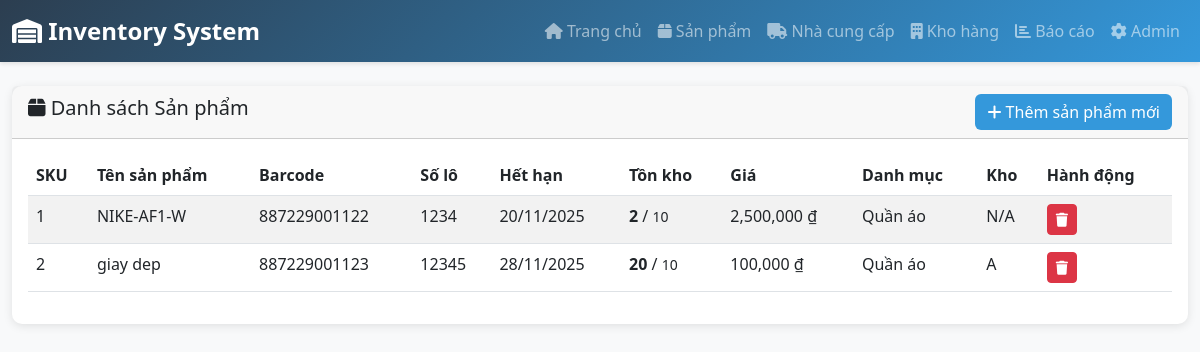
Page /products on the committed database.
### app.py (models this page shows)
class Product(db.Model):
    id = db.Column(db.Integer, primary_key=True)
    sku = db.Column(db.String(50), unique=True, nullable=False)
    barcode = db.Column(db.String(100), unique=True)
    name = db.Column(db.String(200), nullable=False)
    description = db.Column(db.Text)
    quantity = db.Column(db.Integer, default=0)
    min_stock = db.Column(db.Integer, default=10)
    price = db.Column(db.Float, default=0)
    category_id = db.Column(db.Integer, db.ForeignKey('category.id'))
    supplier_id = db.Column(db.Integer, db.ForeignKey('supplier.id'))
    warehouse_id = db.Column(db.Integer, db.ForeignKey('warehouse.id'))
    created_at = db.Column(db.DateTime, default=datetime.utcnow)
    transactions = db.relationship('Transaction', backref='product', lazy=True)
    batch_number = db.Column(db.String(100), nullable=True)
    expiry_date = db.Column(db.DateTime, nullable=True)

class Category(db.Model):
    id = db.Column(db.Integer, primary_key=True)
    name = db.Column(db.String(100), nullable=False)
    products = db.relationship('Product', backref='category', lazy=True)

class Warehouse(db.Model):
    id = db.Column(db.Integer, primary_key=True)
    name = db.Column(db.String(100), nullable=False)
    location = db.Column(db.String(200))
    products = db.relationship('Product', backref='warehouse', lazy=True)

### app.py (the view)
@app.route('/products')
def products():
    products = Product.query.all()
    categories = Category.query.all()
    suppliers = Supplier.query.all()
    warehouses = Warehouse.query.all()
    return render_template('products.html',
                         products=products,
                         categories=categories,
                         suppliers=suppliers,
                         warehouses=warehouses)

### templates/products.html (shortened to what this page needs)
{% extends "base.html" %}
{% block content %}
<div class="row mb-3">
    <div class="col">
        <div class="card">
            <div class="card-header d-flex justify-content-between align-items-center">
                <h5><i class="fas fa-box"></i> Danh sách Sản phẩm</h5>
                <button class="btn btn-primary" data-bs-toggle="modal" data-bs-target="#addProductModal">
                    <i class="fas fa-plus"></i> Thêm sản phẩm mới
                </button>
            </div>
            <div class="card-body">
                <div class="table-responsive">
                    <table class="table table-striped table-hover">
                        <thead>
                            <tr>
                                <th>SKU</th>
                                <th>Tên sản phẩm</th>
                                <th>Barcode</th>
                                <th>Số lô</th>
                                <th>Hết hạn</th>
                                <th>Tồn kho</th>
                                <th>Giá</th>
                                <th>Danh mục</th>
                                <th>Kho</th>
                                <th>Hành động</th>
                            </tr>
                        </thead>
                        <tbody>
                            {% for p in products %}
                            <tr class="{% if p.quantity <= p.min_stock %}low-stock{% endif %}">
                                <td>{{ p.sku }}</td>
                                <td>{{ p.name }}</td>
                                <td>{{ p.barcode or 'N/A' }}</td>
                                <td>{{ p.batch_number or 'N/A' }}</td>
                                <td>{{ p.expiry_date.strftime('%d/%m/%Y') if p.expiry_date else 'N/A' }}</td>
                                <td><strong>{{ p.quantity }}</strong> / <small>{{ p.min_stock }}</small></td>
                                <td>{{ "{:,.0f} ₫".format(p.price) }}</td>
                                <td>{{ p.category.name if p.category else 'N/A' }}</td>
                                <td>{{ p.warehouse.name if p.warehouse else 'N/A' }}</td>
                                <td>
                                    <a href="{{ url_for('delete_product', id=p.id) }}" class="btn btn-sm btn-danger" onclick="return confirm('Bạn có chắc muốn xóa sản phẩm này?')">
                                        <i class="fas fa-trash"></i>
                                    </a>
                                    </td>
                            </tr>
                            {% endfor %}
                        </tbody>
                    </table>
                </div>
            </div>
        </div>
    </div>
</div>
{% endblock %}

### templates/base.html (shortened to what this page needs)
<!DOCTYPE html>
<html lang="vi">
<head>
    <link href="https://cdn.jsdelivr.net/npm/bootstrap@5.3.0/dist/css/bootstrap.min.css" rel="stylesheet">
    <link rel="stylesheet" href="https://cdnjs.cloudflare.com/ajax/libs/font-awesome/6.4.0/css/all.min.css">
</head>
<body>
    <nav class="navbar navbar-expand-lg navbar-dark">
        <div class="container-fluid">
            <a class="navbar-brand" href="{{ url_for('index') }}">
                <i class="fas fa-warehouse"></i> Inventory System
            </a>
            <div class="collapse navbar-collapse" id="navbarNav">
                <ul class="navbar-nav ms-auto">
                    <li class="nav-item">
                        <a class="nav-link" href="{{ url_for('index') }}">
                            <i class="fas fa-home"></i> Trang chủ
                        </a>
                    </li>
                    <li class="nav-item">
                        <a class="nav-link" href="{{ url_for('products') }}">
                            <i class="fas fa-box"></i> Sản phẩm
                        </a>
                    </li>
                    <li class="nav-item">
                        <a class="nav-link" href="{{ url_for('suppliers') }}">
                            <i class="fas fa-truck"></i> Nhà cung cấp
                        </a>
                    </li>
                    <li class="nav-item">
                        <a class="nav-link" href="{{ url_for('warehouses') }}">
                            <i class="fas fa-building"></i> Kho hàng
                        </a>
                    </li>
                    <li class="nav-item">
                        <a class="nav-link" href="{{ url_for('reports') }}">
                            <i class="fas fa-chart-bar"></i> Báo cáo
                        </a>
                    </li>
                    <li class="nav-item">
                        <a class="nav-link" href="/admin">
                            <i class="fas fa-cog"></i> Admin
                        </a>
                    </li>
                </ul>
            </div>
        </div>
    </nav>
    <div class="container-fluid mt-4">
        {% block content %}{% endblock %}
    </div>
</body>
</html>

### templates/base.html (style rules this page uses)
:root { --primary-color: #2c3e50; --secondary-color: #3498db; --success-color: #27ae60; --warning-color: #f39c12; --danger-color: #e74c3c; }
body { font-family: 'Segoe UI', Tahoma, Geneva, Verdana, sans-serif; background-color: #f8f9fa; }
.navbar { background: linear-gradient(135deg, var(--primary-color), var(--secondary-color)); box-shadow: 0 2px 4px rgba(0,0,0,0.1); }
.navbar-brand { font-weight: bold; font-size: 1.5rem; }
.card { border: none; border-radius: 10px; box-shadow: 0 2px 10px rgba(0,0,0,0.1); transition: transform 0.3s; }
.btn-primary { background-color: var(--secondary-color); border: none; }
.table { background: white; }
.low-stock { background-color: #fff3cd; }

### rows in the picture
Product: sku "1", name "NIKE-AF1-W", barcode "887229001122", batch_number "1234", expiry_date "20/11/2025", quantity "2", min_stock "10", price "2,500,000 ₫", category "Quần áo", warehouse "N/A"
Product: sku "2", name "giay dep", barcode "887229001123", batch_number "12345", expiry_date "28/11/2025", quantity "20", min_stock "10", price "100,000 ₫", category "Quần áo", warehouse "A"
